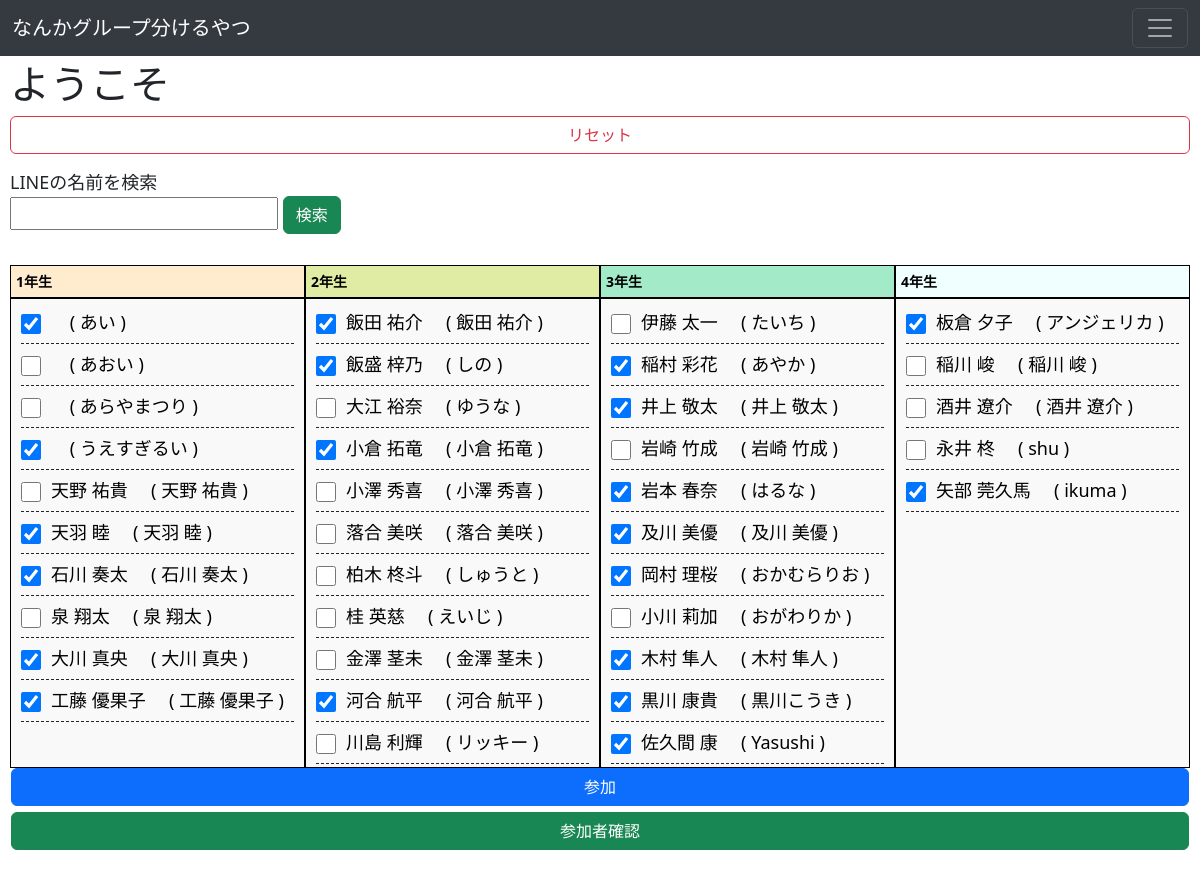
The page / on the database its author committed.
### app.py (models this page shows)
class Post(db.Model):
    __tablename__ = 'member'
    id = db.Column(db.Integer,primary_key=True)
    name = db.Column(db.String(30),nullable = True)
    line = db.Column(db.String(50),nullable = False)
    read = db.Column(db.String(30),nullable= True )
    grade = db.Column(db.Integer,nullable= False)
    sex   = db.Column(db.String(1),nullable = False)
    belong = db.Column(db.Integer, nullable=False)

### app.py (the view, shortened to what this page needs)
@app.route('/', methods=['GET','POST'])
def index():
    global exchange, line_member
    exchange = []
    if request.method == 'GET':
        members1 = Post.query.filter(Post.grade==1).order_by(Post.read.asc()).all()
        c1 = len(members1)
        members2 = Post.query.filter(Post.grade==2).order_by(Post.read.asc()).all()
        c2 = len(members2)
        members3 = Post.query.filter(Post.grade==3).order_by(Post.read.asc()).all()
        c3 = len(members3)
        members4 = Post.query.filter(Post.grade==4).order_by(Post.read.asc()).all()
        c4 = len(members4)
        return rt('index.html', members1=members1,members2=members2,members3=members3,members4=members4,greeding=comment,c1=c1,c2=c2,c3=c3,c4=c4,line_member=line_member)

### templates/index.html (shortened to what this page needs)
{% extends 'base.html' %}
{% block head %}
<link rel="stylesheet" href="{{ url_for('static', filename='css/detail.css') }}">
{% endblock %}
{% block body %}
<h1>{{ greeding }}</h1>
<div class="d-grid gap-2 choices">
    <form action="/reset" method ="POST">
        <input type="submit" class="btn btn-outline-danger choise" value="リセット">
    </form>
</div>
<div class="lookfor">
    <div class="search">
        <form action="/search" method="POST">
            <label for="line_name">LINEの名前を検索</label>
            <input type="text" name="line_name">
            <button type="submit" class="btn btn-success">検索</button>
        </form>
    </div>
</div>
<div class="members">
    <div class="grades g-1">
        <div class ="box_title t-1">1年生</div>
        <div class ="box_srcollbar">
        {% for member in members1 %}
        <div class="person">
            <div class="person_check">
                <input type="checkbox" id ="参加" name="joining" value="{{ member.id }}"
                {% if member.belong == 1 %}
                    checked
                {% endif %}>
            </div>
            <div class="person_name">
                <p>{{ member.name }} &nbsp; &nbsp; ( {{member.line}} )</p>
            </div>
        </div>
        {% endfor %}
        </div>
    </div>
    <div class="grades g-2">
        <div class ="box_title t-2">2年生</div>
        <div class ="box_srcollbar">
        {% for member in members2 %}
        <div class="person">
            <div class="person_check">
                <input type="checkbox" id ="参加" name="joining" value="{{ member.id }}"
                {% if member.belong == 1 %}
                    checked
                {% endif %}>
            </div>
            <div class="person_name">
                <p>{{ member.name }} &nbsp; &nbsp; ( {{member.line}} )</p>
            </div>
        </div>
        {% endfor %}
    </div>
    </div>
    <div class="grades g-3 ">
        <div class ="box_title t-3">3年生</div>
        <div class ="box_srcollbar">
        {% for member in members3 %}
        <div class="person">
            <div class="person_check">
                <input type="checkbox" id ="参加" name="joining" value="{{ member.id }}"
                {% if member.belong == 1 %}
                    checked
                {% endif %}>
            </div>
            <div class="person_name">
                <p>{{ member.name }} &nbsp; &nbsp; ( {{member.line}} )</p>
            </div>
        </div>
        {% endfor %}
        </div>
    </div>
    <div class="grades g-4 t-4">
        <div class ="box_title">4年生</div>
        <div class ="box_srcollbar">
        {% for member in members4 %}
        <div class="person">
            <div class="person_check">
                <input type="checkbox" id ="参加" name="joining" value="{{ member.id }}"
                {% if member.belong == 1 %}
                    checked
                {% endif %}>
            </div>
            <div class="person_name">
                <p>{{ member.name }} &nbsp; &nbsp; ( {{member.line}} )</p>
            </div>
        </div>
        {% endfor %}
    </div>
</div>
    <div class="d-grid gap-2 asign">
        <button type="submit" class ="btn btn-primary choise">参加</button>
    </div>
<div class="d-grid gap-2 asign">
    <form action="/joiner" method ="GET">
        <input type="submit" class="btn btn-success choise" value="参加者確認">
    </form>
</div>
{% endblock %}

### templates/base.html (shortened to what this page needs)
<!DOCTYPE html>
<html lang="ja">
<head>
    <link rel="stylesheet" href="{{ url_for('static',filename='css/bootstrap.min.css' )}}">
    <link rel="stylesheet" href="{{ url_for('static',filename='css/base.css') }}">
    {% block head %}{% endblock %}
</head>
<body>
  <div class ="head">
    <nav class="navbar bg-body-secondary fixed-top" data-bs-theme="dark">
      <div class="container-fluid">
        <a class="navbar-brand" href="#">なんかグループ分けるやつ</a>
        <button class="navbar-toggler" type="button" data-bs-toggle="offcanvas" data-bs-target="#offcanvasDarkNavbar" aria-controls="offcanvasDarkNavbar" aria-label="ナビゲーションの切替">
          <span class="navbar-toggler-icon"></span>
        </button>
      </div>
    </nav>
  </div>
    {% block body %}{% endblock %}
</body>
</html>

### static/css/base.css (style rules this page uses)
.head { padding: 30px; }
body { padding: 0px 10px; }
.g-1 { float:left; }
.g-2 { float:left; }
.g-3 { float:left; }
.g-4 { float:left; }
.t-1 { background-color: blanchedalmond; }
.t-2 { background-color: rgb(224, 236, 164); }
.t-3 { background-color: rgb(163, 234, 200); }
.t-4 { background-color: azure; }

### static/css/detail.css (style rules this page uses)
.grades { display: inline-block; width:25%; height: 500px; }
.box_srcollbar { margin-bottom: 10px; }
.asign { padding:3px 1px; }
.choise { width: 100%; }
.choices { padding-bottom: 5px; }
.person { width: 100%; display: inline-block; border-bottom: 0.5px dashed #272323; height: 35px; }
.person_check { float:left; margin-right:10px; }
.person_check input[type = checkbox] { vertical-align: middle; height: 20px; width: 20px; }
.person_name { float:left }
.members { margin-bottom: 30px; height: auto; }
.box_srcollbar { overflow:auto; height: 470px; padding:10px; width:100%; border:1px solid #000; background-color:#F9F9F9; color:#000; font-size:18px; }
.box_title { border:1px solid #000; padding:5px; font-weight:bold; font-size:14px; color:#000; }
.search { width: 30%; font-size: 18px; float: left; }
.lookfor { width: 100%; height: 80px; display: inline-block; font-size: 0px; margin: 10px 0px; }

### rows shown on the page
Post: belong "☑", line "あい"
Post: line "あおい"
Post: line "あらやまつり"
Post: belong "☑", line "うえすぎるい"
Post: name "天野 祐貴", line "天野 祐貴"
Post: belong "☑", name "天羽 睦", line "天羽 睦"
Post: belong "☑", name "石川 奏太", line "石川 奏太"
Post: name "泉 翔太", line "泉 翔太"
Post: belong "☑", name "大川 真央", line "大川 真央"
Post: belong "☑", name "工藤 優果子", line "工藤 優果子"
Post: belong "☑", name "飯田 祐介", line "飯田 祐介"
Post: belong "☑", name "飯盛 梓乃", line "しの"
Post: name "大江 裕奈", line "ゆうな"
Post: belong "☑", name "小倉 拓竜", line "小倉 拓竜"
Post: name "小澤 秀喜", line "小澤 秀喜"
Post: name "落合 美咲", line "落合 美咲"
Post: name "柏木 柊斗", line "しゅうと"
Post: name "桂 英慈", line "えいじ"
Post: name "金澤 茎未", line "金澤 茎未"
Post: belong "☑", name "河合 航平", line "河合 航平"
Post: name "川島 利輝", line "リッキー"
Post: name "伊藤 太一", line "たいち"
Post: belong "☑", name "稲村 彩花", line "あやか"
Post: belong "☑", name "井上 敬太", line "井上 敬太"
Post: name "岩崎 竹成", line "岩崎 竹成"
Post: belong "☑", name "岩本 春奈", line "はるな"
Post: belong "☑", name "及川 美優", line "及川 美優"
Post: belong "☑", name "岡村 理桜", line "おかむらりお"
Post: name "小川 莉加", line "おがわりか"
Post: belong "☑", name "木村 隼人", line "木村 隼人"
Post: belong "☑", name "黒川 康貴", line "黒川こうき"
Post: belong "☑", name "佐久間 康", line "Yasushi"
Post: belong "☑", name "板倉 夕子", line "アンジェリカ"
Post: name "稲川 峻", line "稲川 峻"
Post: name "酒井 遼介", line "酒井 遼介"
Post: name "永井 柊", line "shu"
Post: belong "☑", name "矢部 莞久馬", line "ikuma"

### other values the page prints
{{ greeding }} "ようこそ"
